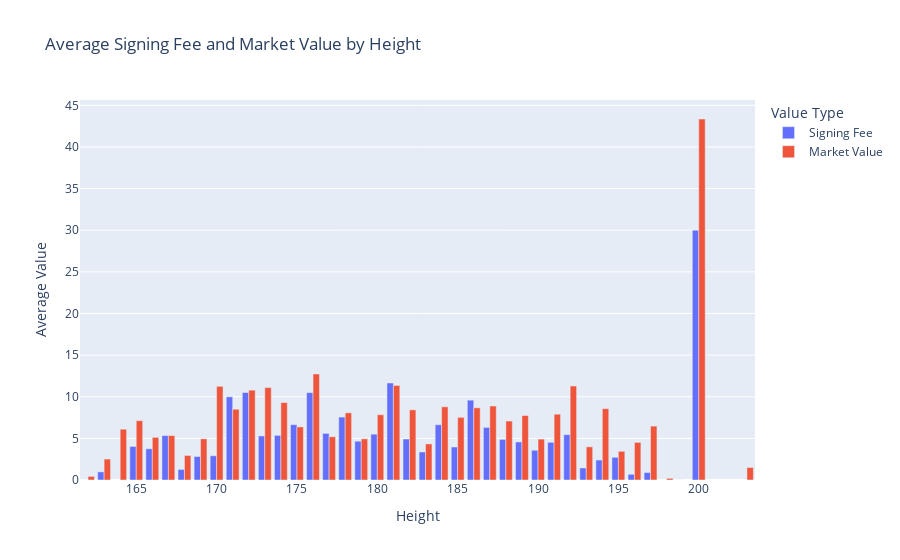

Notebook source saved alongside this figure:
### Code cell
plots.valuation_plot('height')

### Figure 1 — Plotly figure (JSON) as saved in the notebook; plotly's stock layout.template omitted (floating-point values rounded to 4 significant figures)
{"data": [{"name": "Signing Fee", "type": "bar", "x": [200, 181, 172, 176, 171, 186, 178, 175, 184, 187, 177, 180, 192, 174, 167, 173, 182, 188, 179, 189, 191, 165, 185, 166, 190, 183, 170, 169, 195, 194, 193, 168, 163, 197, 196, 199, 162, 164, 198, 203], "xaxis": "x", "y": [30, 11.65, 10.5, 10.49, 9.992, 9.588, 7.558, 6.646, 6.638, 6.318, 5.595, 5.505, 5.448, 5.358, 5.334, 5.292, 4.923, 4.879, 4.661, 4.569, 4.529, 4.031, 3.961, 3.75, 3.572, 3.367, 2.909, 2.824, 2.727, 2.398, 1.443, 1.268, 0.975, 0.8964, 0.6833, 0, 0, null, null, null], "yaxis": "y"}, {"name": "Market Value", "type": "bar", "x": [200, 181, 172, 176, 171, 186, 178, 175, 184, 187, 177, 180, 192, 174, 167, 173, 182, 188, 179, 189, 191, 165, 185, 166, 190, 183, 170, 169, 195, 194, 193, 168, 163, 197, 196, 199, 162, 164, 198, 203], "xaxis": "x", "y": [43.36, 11.35, 10.79, 12.73, 8.5, 8.671, 8.065, 6.378, 8.79, 8.885, 5.191, 7.837, 11.29, 9.306, 5.335, 11.1, 8.424, 7.081, 4.945, 7.743, 7.901, 7.125, 7.524, 5.117, 4.912, 4.335, 11.25, 4.94, 3.447, 8.567, 3.984, 2.946, 2.517, 6.471, 4.519, null, 0.4333, 6.1, 0.2, 1.5], "yaxis": "y"}], "layout": {"barmode": "group", "legend": {"title": {"text": "Value Type"}}, "title": {"text": "Average Signing Fee and Market Value by Height"}, "xaxis": {"anchor": "y", "categoryorder": "total descending", "domain": [0, 1], "title": {"text": "Height"}}, "yaxis": {"anchor": "x", "domain": [0, 1], "title": {"text": "Average Value"}}}}
